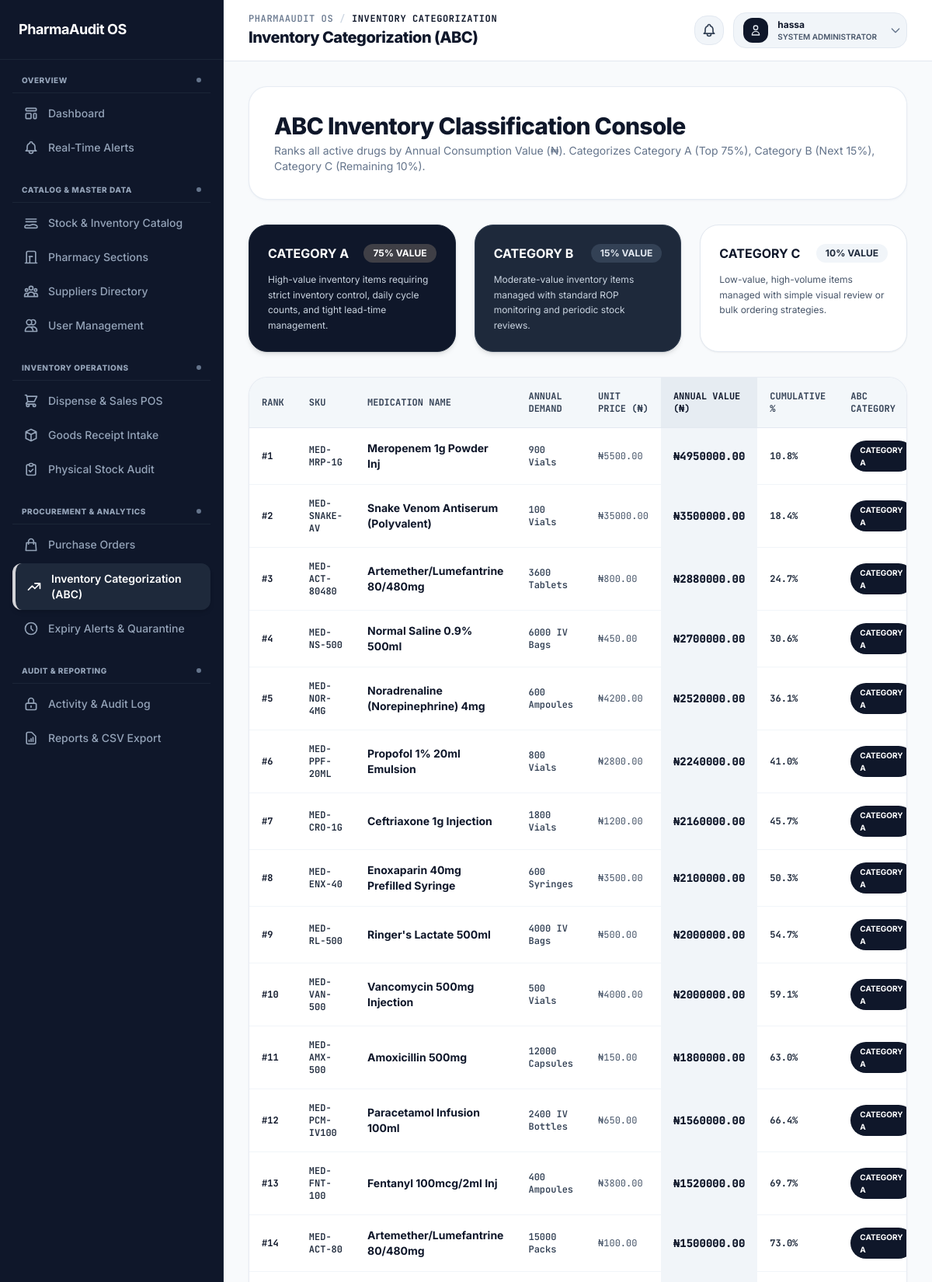
/analytics/abc/ (signed in, upper part), run on the app's committed database.
### app/models.py (models this page shows, shortened)
class CustomUser(AbstractUser):
    ROLE_CHOICES = (
        ('ADMIN', 'System Administrator'),
        ('PHARMACIST', 'Pharmacist'),
        ('MANAGER', 'Inventory Manager'),
    )
    username = None
    email = models.EmailField('email address', unique=True)
    first_name = models.CharField(max_length=150, blank=True)
    last_name = models.CharField(max_length=150, blank=True)
    role = models.CharField(max_length=20, choices=ROLE_CHOICES, default='PHARMACIST')
    USERNAME_FIELD = 'email'
    REQUIRED_FIELDS = []
    objects = CustomUserManager()
    def has_permission(self, permission_name):
        if not self.is_authenticated:
            return False
        if self.is_superuser or self.role == 'ADMIN':
            return True
        allowed_perms = ROLE_PERMISSIONS.get(self.role, set())
        return permission_name in allowed_perms
    @property
    def can_manage_users(self):
        return self.has_permission('manage_users')
    @property
    def can_configure_system(self):
        return self.has_permission('configure_system')
    @property
    def can_manage_suppliers(self):
        return self.has_permission('manage_suppliers')
    @property
    def can_view_stock_dashboard(self):
        return self.has_permission('view_stock_dashboard')
    @property
    def can_search_drug_records(self):
        return self.has_permission('search_drug_records')
    @property
    def can_view_audit_trail(self):
        return self.has_permission('view_audit_trail')
    @property
    def can_record_stock_receipt(self):
        return self.has_permission('record_stock_receipt')
    @property
    def can_dispense_stock(self):
        return self.has_permission('dispense_stock')
    @property
    def can_acknowledge_rop(self):
        return self.has_permission('acknowledge_rop')
    @property
    def can_record_stock_adjustment(self):
        return self.has_permission('record_stock_adjustment')
    @property
    def can_generate_reports(self):
        return self.has_permission('generate_reports')
    @property
    def can_approve_purchase_orders(self):
        return self.has_permission('approve_purchase_orders')
    @property
    def can_review_abc_classification(self):
        return self.has_permission('review_abc_classification')

class Medication(models.Model):
    name = models.CharField(max_length=200)
    sku = models.CharField(max_length=50, unique=True)
    section = models.ForeignKey(PharmacySection, on_delete=models.CASCADE, related_name='medications')
    supplier = models.ForeignKey(Supplier, on_delete=models.SET_NULL, null=True, blank=True, related_name='medications')
    unit = models.CharField(max_length=50, default='Tablets')
    unit_cost = models.DecimalField(max_digits=10, decimal_places=2, default=100.00, help_text="Unit purchase price in Nigerian Naira")
    selling_price_per_unit = models.DecimalField(max_digits=10, decimal_places=2, default=200.00, help_text="Selling price per unit in Nigerian Naira")
    annual_demand = models.PositiveIntegerField(default=3600, help_text="Configured annual demand units")
    ordering_cost = models.DecimalField(max_digits=10, decimal_places=2, default=500.00, help_text="Ordering cost S per PO in Nigerian Naira")
    holding_cost = models.DecimalField(max_digits=10, decimal_places=2, default=20.00, help_text="Annual holding cost H per unit in Nigerian Naira")
    daily_consumption = models.PositiveIntegerField(default=10, help_text="Average daily usage units")
    lead_time_days = models.PositiveIntegerField(default=7, help_text="Supplier lead time in days")
    safety_stock = models.PositiveIntegerField(default=50, help_text="Safety stock (Minimum Level)")
    max_level = models.PositiveIntegerField(default=500, help_text="Maximum capacity limit")
    created_at = models.DateTimeField(auto_now_add=True)
    updated_at = models.DateTimeField(auto_now=True)
    class Meta:
        ordering = ['name']
    @property
    def annual_consumption_value(self):
        return float(self.annual_demand) * float(self.unit_cost)

### app/views.py (the view)
# urls.py: path('analytics/abc/', views.abc_classification_view, name='abc_classification'),
@require_permission('review_abc_classification')
def abc_classification_view(request):
    abc_data = calculate_abc_classification()
    context = {
        'abc_data': abc_data,
    }
    return render(request, 'analytics/abc_classification.html', context)

### app/views.py (called while the page is built, shortened)
def require_permission(permission_name):
    def decorator(view_func):
        @wraps(view_func)
        def _wrapped_view(request, *args, **kwargs):
            if not request.user.is_authenticated:
                return redirect('login')
            return view_func(request, *args, **kwargs)
        return _wrapped_view
    return decorator

def calculate_abc_classification():
    meds = list(Medication.objects.all())
    if not meds:
        return []
    meds.sort(key=lambda m: m.annual_consumption_value, reverse=True)
    total_value = sum(m.annual_consumption_value for m in meds)
    cum_value = 0
    results = []
    for m in meds:
        val = m.annual_consumption_value
        prev_pct = (cum_value / total_value * 100) if total_value > 0 else 0
        cum_value += val
        cum_pct = (cum_value / total_value * 100) if total_value > 0 else 0
        if prev_pct < 75:
            category = 'A'
        elif prev_pct < 90:
            category = 'B'
        else:
            category = 'C'
        results.append({
            'medication': m,
            'annual_value': val,
            'cum_value': cum_value,
            'cum_pct': round(cum_pct, 1),
            'category': category
        })
    return results

### app/templates/analytics/abc_classification.html (shortened to what this page needs)
{% extends 'base.html' %}
{% block main_content %}
<div class="space-y-8">
    <div class="bg-white border border-slate-200/80 rounded-3xl p-6 sm:p-8 shadow-sm shadow-slate-200/50">
        <h1 class="text-2xl sm:text-3xl font-extrabold tracking-tight text-slate-900">ABC Inventory Classification Console</h1>
        <p class="text-sm text-slate-500 font-sans mt-1">Ranks all active drugs by Annual Consumption Value (₦). Categorizes Category A (Top 75%), Category B (Next 15%), Category C (Remaining 10%).</p>
    </div>
    <div class="grid grid-cols-1 md:grid-cols-3 gap-6">
        <div class="bg-slate-900 border border-slate-800 text-white rounded-3xl p-6 shadow-md">
            <div class="flex justify-between items-center mb-3">
                <span class="text-base font-bold text-white uppercase">Category A</span>
                <span class="px-3 py-1 bg-zinc-700 text-white text-xs font-bold rounded-full uppercase shadow-2xs">75% Value</span>
            </div>
            <p class="text-xs text-slate-300 font-sans leading-relaxed">High-value inventory items requiring strict inventory control, daily cycle counts, and tight lead-time management.</p>
        </div>
        <div class="bg-slate-800 border border-slate-700 text-white rounded-3xl p-6 shadow-md">
            <div class="flex justify-between items-center mb-3">
                <span class="text-base font-bold text-white uppercase">Category B</span>
                <span class="px-3 py-1 bg-slate-700 text-slate-200 text-xs font-bold rounded-full uppercase shadow-2xs">15% Value</span>
            </div>
            <p class="text-xs text-slate-300 font-sans leading-relaxed">Moderate-value inventory items managed with standard ROP monitoring and periodic stock reviews.</p>
        </div>
        <div class="bg-white border border-slate-200 rounded-3xl p-6 shadow-sm">
            <div class="flex justify-between items-center mb-3">
                <span class="text-base font-bold text-slate-900 uppercase">Category C</span>
                <span class="px-3 py-1 bg-slate-100 text-slate-800 text-xs font-bold rounded-full uppercase shadow-2xs">10% Value</span>
            </div>
            <p class="text-xs text-slate-600 font-sans leading-relaxed">Low-value, high-volume items managed with simple visual review or bulk ordering strategies.</p>
        </div>
    </div>
    <div class="bg-white border border-slate-200/80 rounded-3xl shadow-sm shadow-slate-200/50 overflow-hidden">
        <div class="overflow-x-auto">
            <table class="w-full text-left text-xs border-collapse">
                <thead>
                    <tr class="bg-slate-100/80 text-slate-700 uppercase border-b border-slate-200 font-mono">
                        <th class="p-4 font-bold">Rank</th>
                        <th class="p-4 font-bold">SKU</th>
                        <th class="p-4 font-bold">Medication Name</th>
                        <th class="p-4 font-bold">Annual Demand</th>
                        <th class="p-4 font-bold">Unit Price (₦)</th>
                        <th class="p-4 font-bold bg-slate-200/70 text-slate-900">Annual Value (₦)</th>
                        <th class="p-4 font-bold">Cumulative %</th>
                        <th class="p-4 font-bold">ABC Category</th>
                    </tr>
                </thead>
                <tbody class="divide-y divide-slate-100 bg-white">
                    {% for item in abc_data %}
                    <tr class="hover:bg-slate-50 transition">
                        <td class="p-4 font-bold text-slate-900 font-mono">#{{ forloop.counter }}</td>
                        <td class="p-4 font-semibold text-slate-800 font-mono">{{ item.medication.sku }}</td>
                        <td class="p-4 font-bold text-sm text-slate-900">{{ item.medication.name }}</td>
                        <td class="p-4 font-semibold text-slate-700 font-mono">{{ item.medication.annual_demand }} {{ item.medication.unit }}</td>
                        <td class="p-4 text-slate-600 font-mono">₦{{ item.medication.unit_cost|floatformat:2 }}</td>
                        <td class="p-4 bg-slate-100 font-extrabold text-slate-900 text-sm font-mono">
                            ₦{{ item.annual_value|floatformat:2 }}
                        </td>
                        <td class="p-4 font-bold text-slate-800 font-mono">
                            {{ item.cum_pct }}%
                        </td>
                        <td class="p-4">
                            {% if item.category == 'A' %}
                            <span class="inline-block px-3 py-1 bg-slate-900 text-white text-[10px] font-bold rounded-full uppercase shadow-2xs">Category A</span>
                            {% elif item.category == 'B' %}
                            <span class="inline-block px-3 py-1 bg-slate-700 text-white border border-slate-600 text-[10px] font-bold rounded-full uppercase shadow-2xs">Category B</span>
                            {% else %}
                            <span class="inline-block px-3 py-1 bg-slate-100 text-slate-700 border border-slate-200 text-[10px] font-bold rounded-full uppercase shadow-2xs">Category C</span>
                            {% endif %}
                        </td>
                    </tr>
                    {% empty %}
                    <tr>
                        <td colspan="8" class="p-8 text-center text-slate-500 text-sm">No active drug records to analyze.</td>
                    </tr>
                    {% endfor %}
                </tbody>
            </table>
        </div>
    </div>
</div>
{% endblock %}

### app/templates/navbar.html (shortened to what this page needs)
<header
  class="border-b border-slate-200 px-6 lg:px-8 py-4 flex flex-col sm:flex-row sm:items-center justify-between gap-4 bg-white/95 backdrop-blur-md sticky top-0 z-40 shadow-xs"
>
  <div>
    <div
      class="flex items-center space-x-2 text-xs font-mono font-medium text-slate-500 uppercase tracking-wider"
    >
      <span>PharmaAudit OS</span>
      <span class="text-slate-300">/</span>
      <span class="text-slate-900 font-bold">
        {% if current_url == 'dashboard' %}Dashboard{% elif current_url == 'fefo_dispense' or current_url == 'sales_receipt' %}Dispense & Sales POS{% elif current_url == 'medications_list' or current_url == 'add_medication' %}Stock Catalog{% elif current_url == 'sections_list' %}Pharmacy Sections{% elif current_url == 'suppliers_list' %}Suppliers Directory{% elif current_url == 'manage_users' %}User Management{% elif current_url == 'receive_batch' %}Goods Receipt Intake{% elif current_url == 'stock_adjustment' %}Physical Stock Audit{% elif current_url == 'purchase_orders' or current_url == 'auto_generate_draft_po' or current_url == 'approve_po' %}Purchase Orders{% elif current_url == 'abc_classification' %}Inventory Categorization{% elif current_url == 'expiries_monitoring' or current_url == 'quarantine_batch' %}Expiry Alerts{% elif current_url == 'stock_audit_ledger' %}Activity & Audit Log{% elif current_url == 'reports' or current_url == 'export_report_csv' %}Reports{% elif request.resolver_match.namespace == 'notifications' %}Real-Time Alerts{% else %}Overview{% endif %}
      </span>
    </div>
    <h2 class="text-xl font-extrabold tracking-tight text-slate-900 mt-0.5">
      {% if current_url == 'dashboard' %}Dashboard Overview{% elif current_url == 'fefo_dispense' or current_url == 'sales_receipt' %}Medication Dispense & POS Checkout (₦){% elif current_url == 'medications_list' or current_url == 'add_medication' %}Stock & Inventory Catalog{% elif current_url == 'sections_list' %}Pharmacy Sections & Locations{% elif current_url == 'suppliers_list' %}Pharmaceutical Suppliers Directory{% elif current_url == 'manage_users' %}User Roles & Accounts Console{% elif current_url == 'receive_batch' %}Goods Receipt Intake{% elif current_url == 'stock_adjustment' %}Physical Stock Audit{% elif current_url == 'purchase_orders' or current_url == 'auto_generate_draft_po' or current_url == 'approve_po' %}Purchase Orders{% elif current_url == 'abc_classification' %}Inventory Categorization (ABC){% elif current_url == 'expiries_monitoring' or current_url == 'quarantine_batch' %}Expiry Alerts & Isolation{% elif current_url == 'stock_audit_ledger' %}System Activity & Audit Log{% elif current_url == 'reports' or current_url == 'export_report_csv' %}Inventory Reports & Export{% elif request.resolver_match.namespace == 'notifications' %}Real-Time Notifications & System Alerts{% else %}System Console{% endif %}
    </h2>
  </div>
  <div class="relative flex items-center space-x-3 flex-shrink-0">
    <div class="relative">
      <button
        id="notifyDropdownBtn"
        onclick="toggleNotifyDropdown(event)"
        class="relative p-2 bg-slate-100 hover:bg-slate-200/80 text-slate-700 hover:text-slate-900 border border-slate-200 rounded-2xl transition focus:outline-none flex items-center justify-center"
        aria-label="Notifications"
        title="Notifications"
      >
      </button>
    </div>
    <button
      id="userDropdownBtn"
      onclick="toggleUserDropdown(event)"
      class="flex items-center space-x-3 p-1.5 pl-3 bg-slate-100 hover:bg-slate-200/80 border border-slate-200 rounded-2xl transition-all duration-200 focus:outline-none focus:ring-2 focus:ring-slate-400 group"
      aria-expanded="false"
      aria-haspopup="true"
    >
      <div
        class="w-8 h-8 bg-slate-900 text-white font-bold flex items-center justify-center rounded-xl shadow-xs group-hover:scale-105 transition-transform flex-shrink-0 text-sm"
      >
        <svg
          class="w-4 h-4 text-slate-200"
          fill="none"
          stroke="currentColor"
          viewBox="0 0 24 24"
        >
          <path
            stroke-linecap="round"
            stroke-linejoin="round"
            stroke-width="2"
            d="M16 7a4 4 0 11-8 0 4 4 0 018 0zM12 14a7 7 0 00-7 7h14a7 7 0 00-7-7z"
          />
        </svg>
      </div>
      <div class="text-left text-xs leading-tight pr-1">
        <p class="font-bold text-slate-900 truncate max-w-[150px]">
          {{ user.first_name|default:user.username|default:user.email }}
        </p>
        <span
          class="inline-block text-[10px] font-semibold text-slate-600 uppercase mt-0.5"
        >
          {{ user.get_role_display|default:"Pharmacist" }}
        </span>
      </div>
      <svg
        class="w-4 h-4 text-slate-500 transition-transform duration-200 ml-1"
        id="userDropdownChevron"
        fill="none"
        stroke="currentColor"
        viewBox="0 0 24 24"
      >
        <path
          stroke-linecap="round"
          stroke-linejoin="round"
          stroke-width="2"
          d="M19 9l-7 7-7-7"
        />
      </svg>
    </button>
  </div>
</header>

### app/templates/base.html (style rules this page uses)
body { font-family: "Inter", sans-serif; background: #f8fafc; }
.font-mono { font-family: "JetBrains Mono", monospace; }

### data on the page
CustomUser: first_name "hassa", role "SYSTEM ADMINISTRATOR"
Medication: medication.sku "MED-MRP-1G", medication.name "Meropenem 1g Powder Inj", medication.annual_demand "900", medication.unit "Vials", medication.unit_cost "5500.00", annual_value "4950000.00", cum_pct "10.8", shows "CATEGORY A"
Medication: medication.sku "MED-SNAKE-AV", medication.name "Snake Venom Antiserum (Polyvalent)", medication.annual_demand "100", medication.unit "Vials", medication.unit_cost "35000.00", annual_value "3500000.00", cum_pct "18.4", shows "CATEGORY A"
Medication: medication.sku "MED-ACT-80480", medication.name "Artemether/Lumefantrine 80/480mg", medication.annual_demand "3600", medication.unit "Tablets", medication.unit_cost "800.00", annual_value "2880000.00", cum_pct "24.7", shows "CATEGORY A"
Medication: medication.sku "MED-NS-500", medication.name "Normal Saline 0.9% 500ml", medication.annual_demand "6000", medication.unit "IV Bags", medication.unit_cost "450.00", annual_value "2700000.00", cum_pct "30.6", shows "CATEGORY A"
Medication: medication.sku "MED-NOR-4MG", medication.name "Noradrenaline (Norepinephrine) 4mg", medication.annual_demand "600", medication.unit "Ampoules", medication.unit_cost "4200.00", annual_value "2520000.00", cum_pct "36.1", shows "CATEGORY A"
Medication: medication.sku "MED-PPF-20ML", medication.name "Propofol 1% 20ml Emulsion", medication.annual_demand "800", medication.unit "Vials", medication.unit_cost "2800.00", annual_value "2240000.00", cum_pct "41.0", shows "CATEGORY A"
Medication: medication.sku "MED-CRO-1G", medication.name "Ceftriaxone 1g Injection", medication.annual_demand "1800", medication.unit "Vials", medication.unit_cost "1200.00", annual_value "2160000.00", cum_pct "45.7", shows "CATEGORY A"
Medication: medication.sku "MED-ENX-40", medication.name "Enoxaparin 40mg Prefilled Syringe", medication.annual_demand "600", medication.unit "Syringes", medication.unit_cost "3500.00", annual_value "2100000.00", cum_pct "50.3", shows "CATEGORY A"
Medication: medication.sku "MED-RL-500", medication.name "Ringer's Lactate 500ml", medication.annual_demand "4000", medication.unit "IV Bags", medication.unit_cost "500.00", annual_value "2000000.00", cum_pct "54.7", shows "CATEGORY A"
Medication: medication.sku "MED-VAN-500", medication.name "Vancomycin 500mg Injection", medication.annual_demand "500", medication.unit "Vials", medication.unit_cost "4000.00", annual_value "2000000.00", cum_pct "59.1", shows "CATEGORY A"
Medication: medication.sku "MED-AMX-500", medication.name "Amoxicillin 500mg", medication.annual_demand "12000", medication.unit "Capsules", medication.unit_cost "150.00", annual_value "1800000.00", cum_pct "63.0", shows "CATEGORY A"
Medication: medication.sku "MED-PCM-IV100", medication.name "Paracetamol Infusion 100ml", medication.annual_demand "2400", medication.unit "IV Bottles", medication.unit_cost "650.00", annual_value "1560000.00", cum_pct "66.4", shows "CATEGORY A"
Medication: medication.sku "MED-FNT-100", medication.name "Fentanyl 100mcg/2ml Inj", medication.annual_demand "400", medication.unit "Ampoules", medication.unit_cost "3800.00", annual_value "1520000.00", cum_pct "69.7", shows "CATEGORY A"
Medication: medication.sku "MED-ACT-80", medication.name "Artemether/Lumefantrine 80/480mg", medication.annual_demand "15000", medication.unit "Packs", medication.unit_cost "100.00", annual_value "1500000.00", cum_pct "73.0", shows "CATEGORY A"
